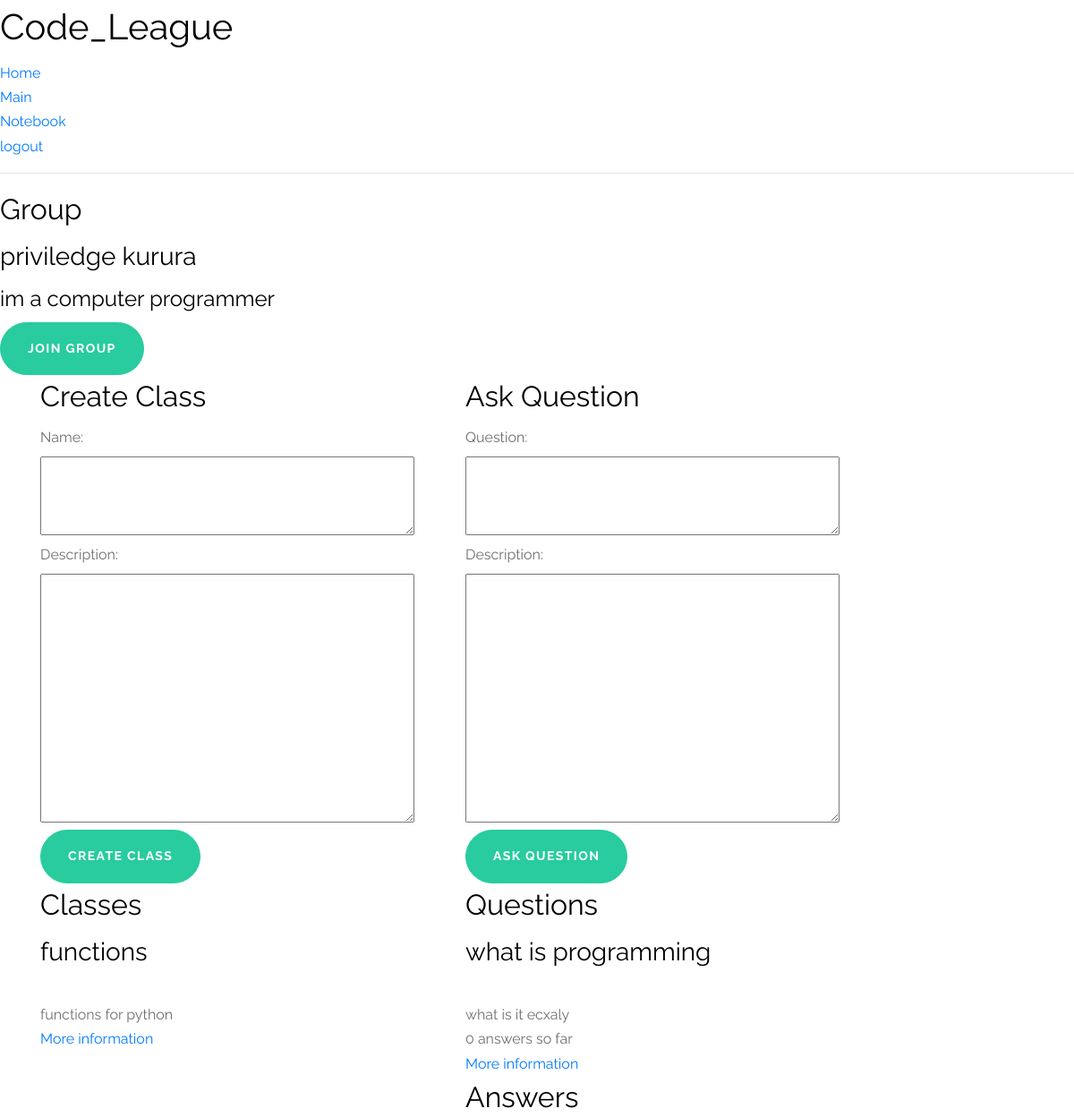
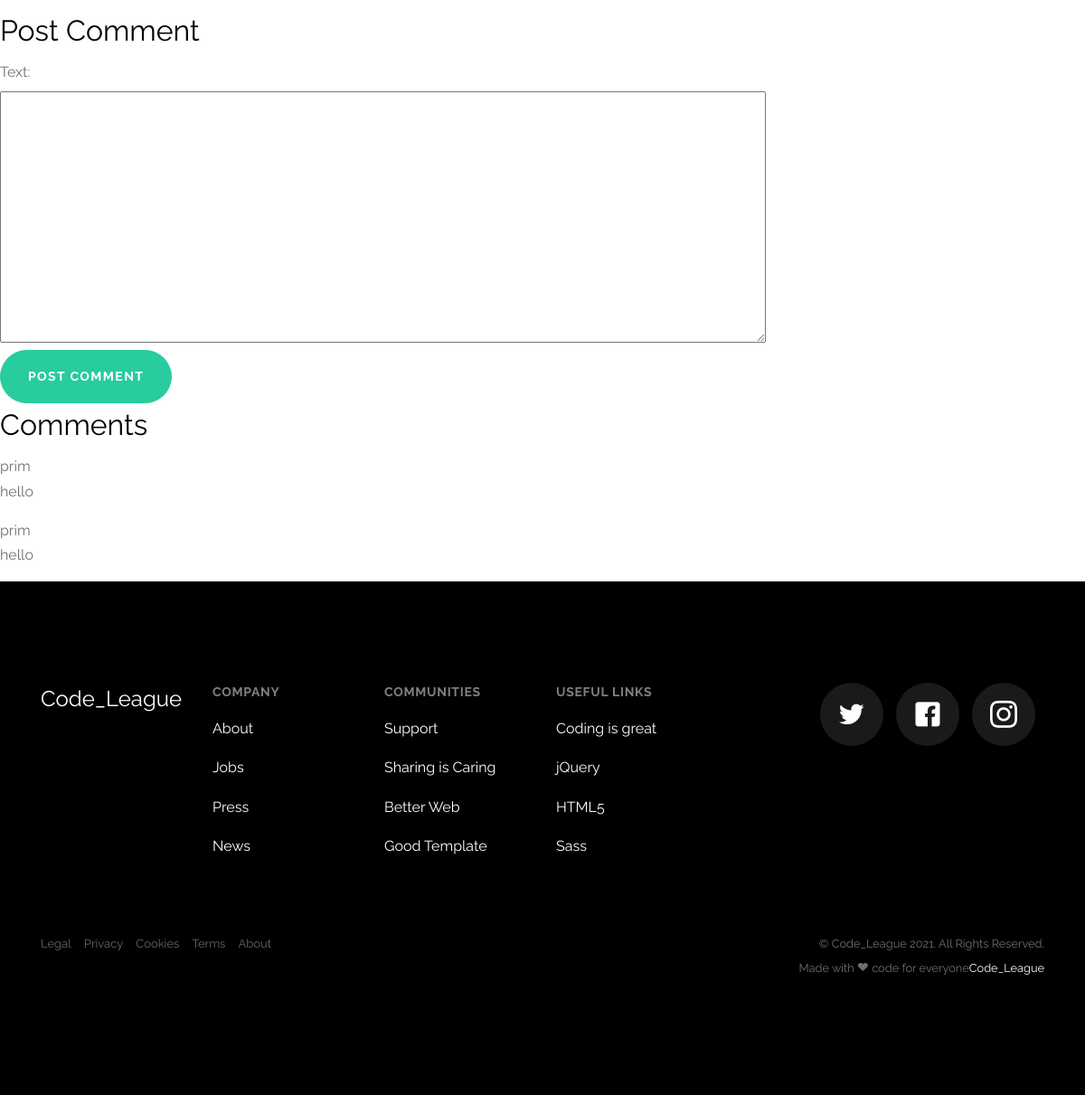
/home/4/ (signed in), run on the app's committed database (2 pictures, top to bottom).
### myblogs/models.py (models this page shows)
class Group(models.Model):
    name = models.CharField(max_length=240)
    description = models.CharField(max_length=5000)
    attendees = models.ManyToManyField(Profile)
    comments = models.ManyToManyField(Comment)
    classes = models.ManyToManyField(Classes)
    questions = models.ManyToManyField(Questions)

class Classes(models.Model):
    name = models.CharField(max_length=240)
    description = models.CharField(max_length=5000)
    attendees = models.ManyToManyField(Profile)
    comments = models.ManyToManyField(Comment)
    times = models.ManyToManyField(TimeChoice)

class Questions(models.Model):
    time = models.DateTimeField(auto_now_add=True)
    question = models.CharField(max_length=1000)
    description = models.CharField(max_length=1000)
    sender = models.ForeignKey(Profile, on_delete=models.CASCADE)
    comments = models.ManyToManyField(Comment)
    answers = models.ManyToManyField(Answer)

class Comment(models.Model):
    time = models.DateTimeField(auto_now_add=True)
    text = models.CharField(max_length=1000)
    sender = models.ForeignKey(Profile, on_delete=models.CASCADE)

class Profile(models.Model):
    user = models.OneToOneField(User, on_delete=models.CASCADE)
    level = models.CharField(max_length=30, default="None of the above")
    is_mentor = models.BooleanField(default=False)

### myblogs/views.py (the view, shortened to what this page needs)
# urls.py: path('home/<int:group_id>/', views.GroupView, name='group'),
@login_required
def GroupView(request, group_id):
    group = Group.objects.get(id=group_id)
    comments = Group.objects.get(id=group_id).comments.order_by('-time')
    classes = group.classes.all()
    questions = group.questions.all()
    context = {'commentform': PostComment(),
               'classform': CreateClassForm(),
               'questionform': CreateQuestion(),
               'group': group,
               'comments': comments,
               'classes': classes,
               'questions': questions,
               'error': ''}
    if request.method == 'POST' and 'btnPostComment' in request.POST:
        form = PostComment(request.POST)
        if form.is_valid():
            text = form.cleaned_data.get('text')
            sender = request.user
            profile = Profile.objects.get(user=sender)
            comment = Comment(text=text, sender=profile)
            comment.save()
            group = Group.objects.get(id=group_id)
            group.comments.add(comment)
            group.save()
            return render(request, 'myblogs/group.html', context)
        else:
            context['error'] = 'Invalid information'
            return render(request, 'myblogs/group.html', context)
    elif request.method == 'POST' and 'btnJoinGroup' in request.POST:
        profile = Profile.objects.get(user=request.user)
        group = Group.objects.get(id=group_id)
        group.attendees.add(profile)
        group.save()
        return render(request, 'myblogs/group.html', context)
    else:
        return render(request, 'myblogs/group.html', context)

### myblogs/forms.py
class PostComment(forms.ModelForm):
    text = forms.CharField(max_length=240, widget=forms.Textarea(attrs={'cols': 100, 'rows': 10}))
    class Meta:
        model = Comment
        fields = ('text',)

class CreateClassForm(forms.ModelForm):
    name = forms.CharField(max_length=240, widget=forms.Textarea(attrs={'cols': 48, 'rows': 3}))
    description = forms.CharField(max_length=5000, widget=forms.Textarea(attrs={'cols': 48, 'rows': 10}))
    class Meta:
        model = Classes
        fields = ('name', 'description')

### myblogs/templates/myblogs/group.html (shortened to what this page needs)
{% extends 'myblogs/base.html' %}
{% load static %}
    {% load static %}
{% block content %}
<div>
  <h2>Group</h2>
  <h3>{{group.name}}</h3>
  <h4>{{group.description}}</h4>
<form method="post">
    <button type="submit" class="btn btn-primary" name="btnJoinGroup">Join Group</button>
  </form>
</div>
<div class="container">
<div class="row">
<div class="col-md-5 pr-md-5 pr-1">
<h2>Create Class</h2>
  <form method="post">
    {% for field in classform %}
    <div>
        {{ field.label_tag }}<br>
        {{ field }}
    </div>
    {% endfor %}
    <button type="submit" class="btn btn-primary" name="btnCreateClass">Create Class</button>
  </form>
<h2>Classes</h2>
{% for class in classes %}
<h3>{{class.name}}</h3><br>
  {{class.description}}<br>
  <a href="{{class.id}}">More information</a>
{% endfor %}
</div>
<div class="col-md-5">
<h2>Ask Question</h2>
  <form method="post">
    {% for field in questionform %}
    <div>
        {{ field.label_tag }}<br>
        {{ field }}
    </div>
    {% endfor %}
    <button type="submit" class="btn btn-primary"  name="btnCreateQuestion">Ask Question</button>
  </form>
<h2>Questions</h2>
{% for question in questions %}
<h3>{{question.question}}</h3><br>
  {{question.description}}<br>
  {{question.answers.count}} answers so far<br>
  <a href="{{class.id}}">More information</a>
{% endfor %}
    <h2>Answers</h2>
</div>
</div>
</div>
<div>
<h2>Post Comment</h2>
 <form method="post">
    {% for field in commentform %}
      <div>
        {{ field.label_tag }}<br>
        {{ field }}
      </div>
    {% endfor %}
    <button type="submit" class="btn btn-primary"   name="btnPostComment">Post Comment</button>
  </form>
<h2>Comments</h2>
{% for comment in comments %}
<p>
  {{comment.sender.user}}<br>
  {{comment.text}}<br>
</p>
</div>
{% endfor %}
{% endblock %}

### myblogs/static/myblog/css/style.css (style rules this page uses)
html { overflow-x: hidden; }
body { background: #fff; font-family: "Raleway", sans-serif; line-height: 1.7; color: #6f6f6f; }
a { -webkit-transition: .3s all ease; -o-transition: .3s all ease; transition: .3s all ease; }
h1, h2, h3, h4, h5 { line-height: 1.5; font-weight: normal; color: #000; }
.btn { border-radius: 40px; padding: 20px 30px; font-size: 14px; letter-spacing: .1em; text-transform: uppercase; font-weight: bold; cursor: pointer; }
.btn.btn-primary { background: #28CC9E; border-color: #28CC9E; color: #fff; }
textarea { height: inherit !important; }

### data on the page
Group: name "priviledge kurura", description "im a computer programmer"
Classes: name "functions", description "functions for python"
Questions: question "what is programming", description "what is it ecxaly", answers.count "0"
Comment: sender.user "prim", text "hello"
Comment: sender.user "prim", text "hello"

### other printed values
{{ field.label_tag }} "Name:" "Description:"
{{ field.label_tag }} "Question:" "Description:"
{{ field.label_tag }} "Text:"
